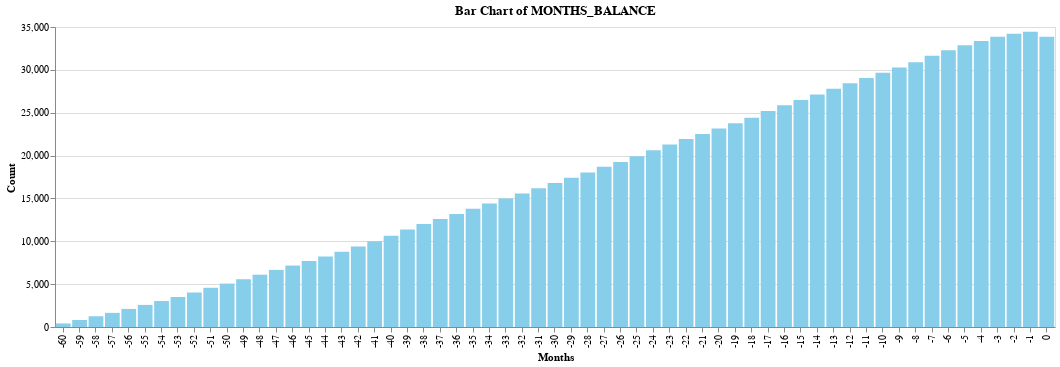

The cell this chart's notebook holds for it:
### Code cell
# Now we check for the other dataframe, record


# Count the occurrences of each unique value in 'MONTHS_BALANCE'
month_counts = record['MONTHS_BALANCE'].value_counts().sort_index().reset_index()
month_counts.columns = ['Months', 'Count']

# Create Altair bar chart
bar_chart_months = alt.Chart(month_counts).mark_bar(color='skyblue').encode(
    x='Months:N',
    y='Count:Q',
    tooltip=['Months:N', 'Count:Q']
).properties(
    width=1000,
    height=300,
    title='Bar Chart of MONTHS_BALANCE'
)

bar_chart_months

### Figure 1 — Vega-Lite specification as saved in the notebook (floating-point values rounded to 4 significant figures)
{"config": {"view": {"continuousWidth": 400, "continuousHeight": 300}}, "data": {"name": "data-5ec3f177ac1d5abcedd049c7a0503e5a"}, "mark": {"type": "bar", "color": "skyblue"}, "encoding": {"tooltip": [{"field": "Months", "type": "nominal"}, {"field": "Count", "type": "quantitative"}], "x": {"field": "Months", "type": "nominal"}, "y": {"field": "Count", "type": "quantitative"}}, "height": 300, "title": "Bar Chart of MONTHS_BALANCE", "width": 1000, "$schema": "https://vega.github.io/schema/vega-lite/v4.17.0.json", "datasets": {"data-5ec3f177ac1d5abcedd049c7a0503e5a": [{"Months": -60, "Count": 415}, {"Months": -59, "Count": 820}, {"Months": -58, "Count": 1255}, {"Months": -57, "Count": 1649}, {"Months": -56, "Count": 2109}, {"Months": -55, "Count": 2578}, {"Months": -54, "Count": 3028}, {"Months": -53, "Count": 3498}, {"Months": -52, "Count": 4025}, {"Months": -51, "Count": 4575}, {"Months": -50, "Count": 5064}, {"Months": -49, "Count": 5573}, {"Months": -48, "Count": 6103}, {"Months": -47, "Count": 6662}, {"Months": -46, "Count": 7170}, {"Months": -45, "Count": 7706}, {"Months": -44, "Count": 8229}, {"Months": -43, "Count": 8793}, {"Months": -42, "Count": 9392}, {"Months": -41, "Count": 9998}, {"Months": -40, "Count": 10651}, {"Months": -39, "Count": 11379}, {"Months": -38, "Count": 12023}, {"Months": -37, "Count": 12605}, {"Months": -36, "Count": 13174}, {"Months": -35, "Count": 13798}, {"Months": -34, "Count": 14401}, {"Months": -33, "Count": 14993}, {"Months": -32, "Count": 15589}, {"Months": -31, "Count": 16179}, {"Months": -30, "Count": 16799}, {"Months": -29, "Count": 17408}, {"Months": -28, "Count": 18034}, {"Months": -27, "Count": 18691}, {"Months": -26, "Count": 19251}, {"Months": -25, "Count": 19915}, {"Months": -24, "Count": 20617}, {"Months": -23, "Count": 21296}, {"Months": -22, "Count": 21928}, {"Months": -21, "Count": 22526}, {"Months": -20, "Count": 23163}, {"Months": -19, "Count": 23773}, {"Months": -18, "Count": 24425}, {"Months": -17, "Count": 25198}, {"Months": -16, "Count": 25867}, {"Months": -15, "Count": 26483}, {"Months": -14, "Count": 27117}, {"Months": -13, "Count": 27787}, {"Months": -12, "Count": 28439}, {"Months": -11, "Count": 29060}, {"Months": -10, "Count": 29671}, {"Months": -9, "Count": 30272}, {"Months": -8, "Count": 30884}, {"Months": -7, "Count": 31640}, {"Months": -6, "Count": 32296}, {"Months": -5, "Count": 32881}, {"Months": -4, "Count": 33365}, {"Months": -3, "Count": 33854}, {"Months": -2, "Count": 34209}, {"Months": -1, "Count": 34436}, {"Months": 0, "Count": 33856}]}}
